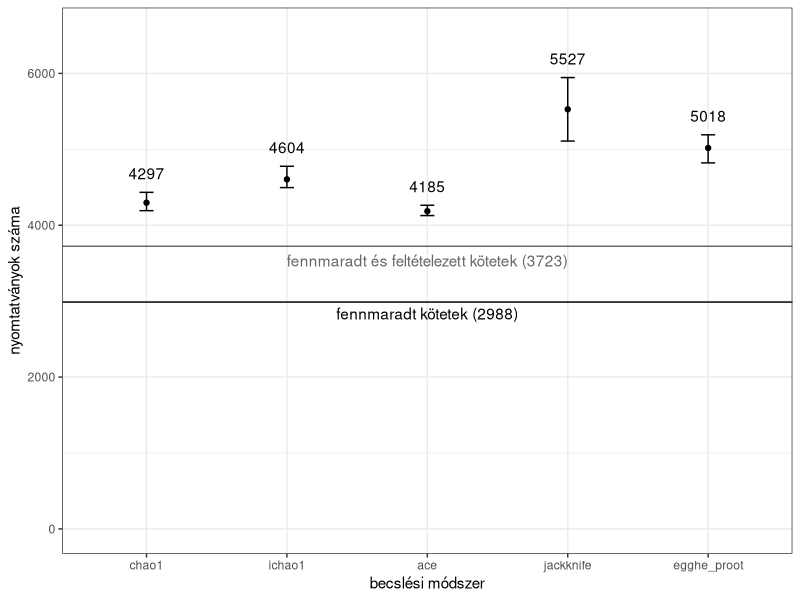
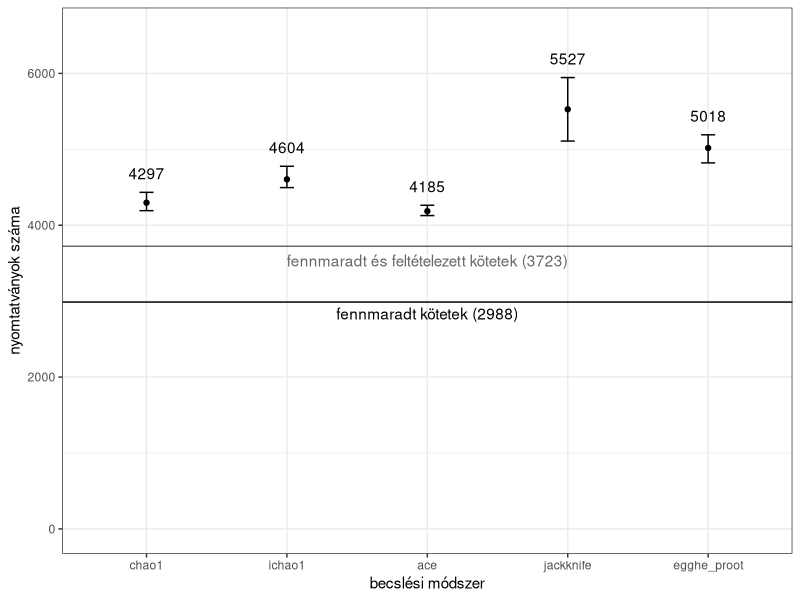

Here is the R script that generated these plots, in order:
library(tidyverse)

overview <- read_csv('scripts/abundance/outputs4/abundance_full/overview.csv')
estimation <- read_csv('scripts/abundance/outputs4/abundance_full/estimation.csv')

overview
estimation$estimation

# 
existing <- overview$S[1]
hypothetic <- 735
total <- existing + hypothetic
color <- 'black'

as.integer(factor(estimation$estimation, levels = c("chao1", "ichao1", "ace", "jackknife", "egghe_proot")))

z <- round(estimation$richness)
z[order(z)]

y <- round(estimation$richness) - total
y[order(y)]

x <- sprintf('%.2f', (estimation$richness - total) * 100 / total)
x[order(x)]

estimation %>% 
  mutate(
    estimation = factor(estimation, levels = c("chao1", "ichao1", "ace", "jackknife", "egghe_proot")),
    order = as.integer(estimation)
  ) %>% 
  ggplot(aes(x = estimation)) +
  geom_text(aes(x = estimation, y = max + 250, label = round(richness))) +
  geom_point(aes(y = richness), color = color) +
  geom_segment(aes(x = estimation, y = min, xend = estimation, yend = max), color = color) +
  geom_segment(aes(x = order - .05, y = min, xend = order + .05, yend = min), color = color) +
  geom_segment(aes(x = order - .05, y = max, xend = order + .05, yend = max), color = color) +
  geom_hline(yintercept = existing) +
  annotate("text", x = 3, y = existing * 0.95,
           label = sprintf("fennmaradt kötetek (%d)", existing)) +
  geom_hline(yintercept = total, color = '#666666') +
  annotate("text", x = 3, y = total * 0.95,
           label = sprintf("fennmaradt és feltételezett kötetek (%d)", total),
           color = '#666666') +
  theme_bw() +
  labs(
    # title = 'A területi hungarikumok becsült minimális teljessége',
    x = 'becslési módszer',
    y = 'nyomtatványok száma'
  ) +
  # scale_x_continuous(labels = estimation$estimation) +
  scale_y_continuous(limits = c(0,max(estimation$max) * 1.1))

ggsave('img/abundance/v04/richness.png', dpi=300, width = 6, height = 3)

